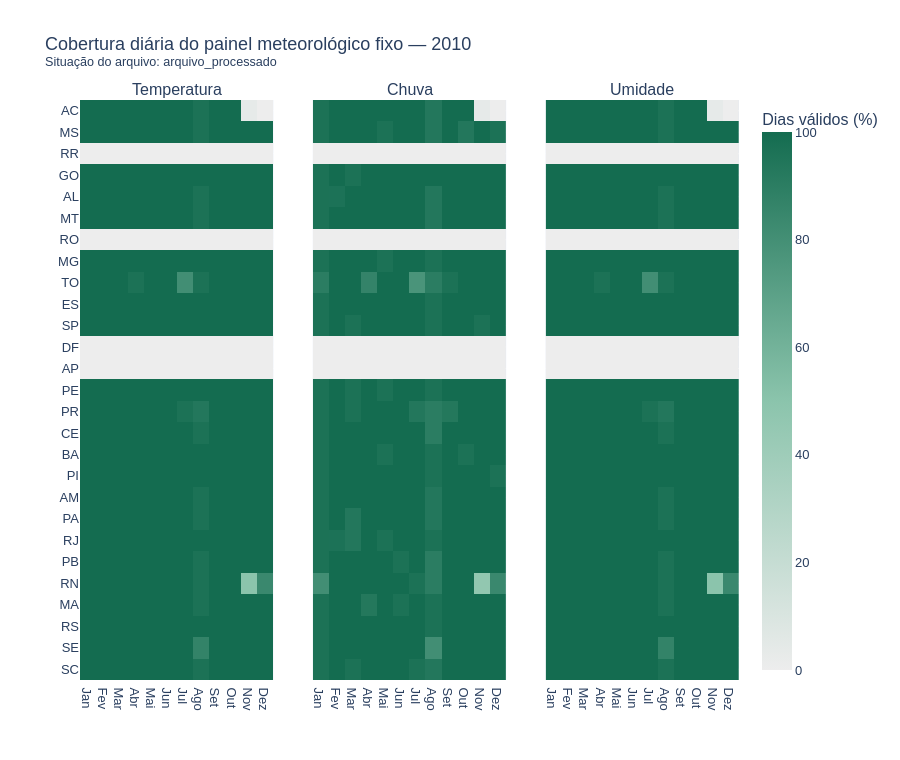

The notebook cell saved with this chart:
### Markdown cell above
## 8. Cobertura meteorológica e elegibilidade

Cada mapa de calor informa a porcentagem de dias com dados válidos do **painel fixo**,
independentemente de a média mensal ter atingido o limiar de publicação. Zero significa
**nenhum dia elegível**, inclusive quando o arquivo INMET está ausente; não significa
temperatura, umidade ou precipitação igual a zero. A tabela distingue arquivo ausente,
ausência de painel e cobertura insuficiente. Ter estações elegíveis não garante que o
painel represente toda a área ou a população estadual.

### Code cell
display(mensal.group_by("situacao_inmet").len(name="uf_meses").sort("situacao_inmet"))
display(mensal.group_by("UF").agg(
    pl.col("n_estacoes_painel_fixo").max(), pl.col("estacoes_painel_fixo").drop_nulls().first(),
    pl.col("tres_fontes_disponiveis").sum().alias("meses_com_tres_fontes"),
).sort("UF"))

fig = make_subplots(rows=1, cols=3, shared_yaxes=True,
                    subplot_titles=["Temperatura", "Chuva", "Umidade"], horizontal_spacing=0.06)
for coluna, nome in enumerate(WEATHER, start=1):
    matriz = mensal.to_pandas().pivot(index="UF", columns="mes", values=f"cobertura_{nome}_pct").reindex(index=ordem_ufs, columns=range(1, 13))
    fig.add_trace(go.Heatmap(
        x=MESES, y=ordem_ufs, z=matriz.to_numpy(), coloraxis="coloraxis",
        hovertemplate="UF: %{y}<br>Mês: %{x}<br>Dias válidos: %{z:.1f}%<extra></extra>",
    ), row=1, col=coluna)
fig.update_yaxes(autorange="reversed")
fig.update_layout(
    title=f"Cobertura diária do painel meteorológico fixo — {ANO}<br><sup>Situação do arquivo: {metadados['situacao_inmet']}</sup>",
    height=760, autosize=True,
    coloraxis=dict(cmin=0, cmax=100, colorscale=[[0, "#ededed"], [0.5, "#8bc4ac"], [1, "#146c50"]], colorbar_title="Dias válidos (%)"),
)
mostrar("04_cobertura_inmet", fig)

### Figure 1 — Plotly figure (JSON) as saved in the notebook; plotly's stock layout.template omitted (floating-point values rounded to 4 significant figures; data arrays with more than 128 entries replaced by an {"elided": "..."} marker saying what was removed)
{"data": [{"coloraxis": "coloraxis", "hovertemplate": "UF: %{y}<br>Mês: %{x}<br>Dias válidos: %{z:.1f}%<extra></extra>", "type": "heatmap", "x": ["Jan", "Fev", "Mar", "Abr", "Mai", "Jun", "Jul", "Ago", "Set", "Out", "Nov", "Dez"], "xaxis": "x", "y": ["AC", "MS", "RR", "GO", "AL", "MT", "RO", "MG", "TO", "ES", "SP", "DF", "AP", "PE", "PR", "CE", "BA", "PI", "AM", "PA", "RJ", "PB", "RN", "MA", "RS", "SE", "SC"], "yaxis": "y", "z": {"elided": "27x12 float values"}}, {"coloraxis": "coloraxis", "hovertemplate": "UF: %{y}<br>Mês: %{x}<br>Dias válidos: %{z:.1f}%<extra></extra>", "type": "heatmap", "x": ["Jan", "Fev", "Mar", "Abr", "Mai", "Jun", "Jul", "Ago", "Set", "Out", "Nov", "Dez"], "xaxis": "x2", "y": ["AC", "MS", "RR", "GO", "AL", "MT", "RO", "MG", "TO", "ES", "SP", "DF", "AP", "PE", "PR", "CE", "BA", "PI", "AM", "PA", "RJ", "PB", "RN", "MA", "RS", "SE", "SC"], "yaxis": "y2", "z": {"elided": "27x12 float values"}}, {"coloraxis": "coloraxis", "hovertemplate": "UF: %{y}<br>Mês: %{x}<br>Dias válidos: %{z:.1f}%<extra></extra>", "type": "heatmap", "x": ["Jan", "Fev", "Mar", "Abr", "Mai", "Jun", "Jul", "Ago", "Set", "Out", "Nov", "Dez"], "xaxis": "x3", "y": ["AC", "MS", "RR", "GO", "AL", "MT", "RO", "MG", "TO", "ES", "SP", "DF", "AP", "PE", "PR", "CE", "BA", "PI", "AM", "PA", "RJ", "PB", "RN", "MA", "RS", "SE", "SC"], "yaxis": "y3", "z": {"elided": "27x12 float values"}}], "layout": {"annotations": [{"font": {"size": 16}, "showarrow": false, "text": "Temperatura", "x": 0.1467, "xanchor": "center", "xref": "paper", "y": 1.0, "yanchor": "bottom", "yref": "paper"}, {"font": {"size": 16}, "showarrow": false, "text": "Chuva", "x": 0.5, "xanchor": "center", "xref": "paper", "y": 1.0, "yanchor": "bottom", "yref": "paper"}, {"font": {"size": 16}, "showarrow": false, "text": "Umidade", "x": 0.8533, "xanchor": "center", "xref": "paper", "y": 1.0, "yanchor": "bottom", "yref": "paper"}], "autosize": true, "coloraxis": {"cmax": 100, "cmin": 0, "colorbar": {"title": {"text": "Dias válidos (%)"}}, "colorscale": [[0, "#ededed"], [0.5, "#8bc4ac"], [1, "#146c50"]]}, "font": {"family": "Arial, sans-serif", "size": 13}, "height": 760, "separators": ",.", "title": {"text": "Cobertura diária do painel meteorológico fixo — 2010<br><sup>Situação do arquivo: arquivo_processado</sup>"}, "xaxis": {"anchor": "y", "domain": [0.0, 0.2933]}, "xaxis2": {"anchor": "y2", "domain": [0.3533, 0.6467]}, "xaxis3": {"anchor": "y3", "domain": [0.7067, 1.0]}, "yaxis": {"anchor": "x", "autorange": "reversed", "domain": [0.0, 1.0]}, "yaxis2": {"anchor": "x2", "autorange": "reversed", "domain": [0.0, 1.0], "matches": "y", "showticklabels": false}, "yaxis3": {"anchor": "x3", "autorange": "reversed", "domain": [0.0, 1.0], "matches": "y", "showticklabels": false}}}
